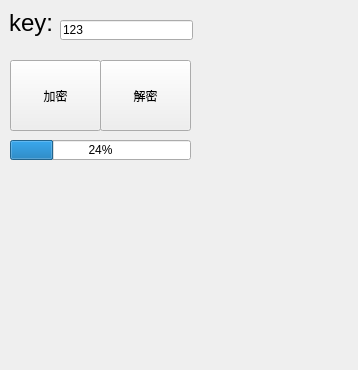
<?xml version="1.0" encoding="UTF-8"?>
<ui version="4.0">
 <class>MainWindow</class>
 <widget class="QMainWindow" name="MainWindow">
  <property name="geometry">
   <rect>
    <x>0</x>
    <y>0</y>
    <width>358</width>
    <height>370</height>
   </rect>
  </property>
  <property name="windowTitle">
   <string>MainWindow</string>
  </property>
  <property name="styleSheet">
   <string notr="true"/>
  </property>
  <widget class="QWidget" name="centralwidget">
   <widget class="QToolButton" name="toolButton_2">
    <property name="geometry">
     <rect>
      <x>100</x>
      <y>60</y>
      <width>91</width>
      <height>71</height>
     </rect>
    </property>
    <property name="text">
     <string>解密</string>
    </property>
   </widget>
   <widget class="QProgressBar" name="progressBar">
    <property name="geometry">
     <rect>
      <x>10</x>
      <y>140</y>
      <width>181</width>
      <height>20</height>
     </rect>
    </property>
    <property name="value">
     <number>24</number>
    </property>
   </widget>
   <widget class="QToolButton" name="toolButton">
    <property name="geometry">
     <rect>
      <x>10</x>
      <y>60</y>
      <width>91</width>
      <height>71</height>
     </rect>
    </property>
    <property name="toolTip">
     <string>&lt;!DOCTYPE HTML PUBLIC &quot;-//W3C//DTD HTML 4.0//EN&quot; &quot;http://www.w3.org/TR/REC-html40/strict.dtd&quot;&gt;
&lt;html&gt;&lt;head&gt;&lt;meta name=&quot;qrichtext&quot; content=&quot;1&quot; /&gt;&lt;style type=&quot;text/css&quot;&gt;
p, li { white-space: pre-wrap; }
&lt;/style&gt;&lt;/head&gt;&lt;body style=&quot; font-family:'SimSun'; font-size:9pt; font-weight:400; font-style:normal;&quot;&gt;
&lt;p style=&quot; margin-top:0px; margin-bottom:0px; margin-left:0px; margin-right:0px; -qt-block-indent:0; text-indent:0px;&quot;&gt;&lt;img src=&quot;:/新前缀/1 (3).png&quot; /&gt;&lt;/p&gt;&lt;/body&gt;&lt;/html&gt;</string>
    </property>
    <property name="whatsThis">
     <string>&lt;!DOCTYPE HTML PUBLIC &quot;-//W3C//DTD HTML 4.0//EN&quot; &quot;http://www.w3.org/TR/REC-html40/strict.dtd&quot;&gt;
&lt;html&gt;&lt;head&gt;&lt;meta name=&quot;qrichtext&quot; content=&quot;1&quot; /&gt;&lt;style type=&quot;text/css&quot;&gt;
p, li { white-space: pre-wrap; }
&lt;/style&gt;&lt;/head&gt;&lt;body style=&quot; font-family:'SimSun'; font-size:9pt; font-weight:400; font-style:normal;&quot;&gt;
&lt;p style=&quot; margin-top:0px; margin-bottom:0px; margin-left:0px; margin-right:0px; -qt-block-indent:0; text-indent:0px;&quot;&gt;&lt;img src=&quot;:/新前缀/1 (3).png&quot; /&gt;&lt;/p&gt;&lt;/body&gt;&lt;/html&gt;</string>
    </property>
    <property name="styleSheet">
     <string notr="true"/>
    </property>
    <property name="text">
     <string>加密</string>
    </property>
   </widget>
   <widget class="QLabel" name="label">
    <property name="geometry">
     <rect>
      <x>9</x>
      <y>9</y>
      <width>48</width>
      <height>27</height>
     </rect>
    </property>
    <property name="text">
     <string>&lt;!DOCTYPE HTML PUBLIC &quot;-//W3C//DTD HTML 4.0//EN&quot; &quot;http://www.w3.org/TR/REC-html40/strict.dtd&quot;&gt;
&lt;html&gt;&lt;head&gt;&lt;meta name=&quot;qrichtext&quot; content=&quot;1&quot; /&gt;&lt;style type=&quot;text/css&quot;&gt;
p, li { white-space: pre-wrap; }
&lt;/style&gt;&lt;/head&gt;&lt;body style=&quot; font-family:'SimSun'; font-size:9pt; font-weight:400; font-style:normal;&quot;&gt;
&lt;p style=&quot; margin-top:0px; margin-bottom:0px; margin-left:0px; margin-right:0px; -qt-block-indent:0; text-indent:0px;&quot;&gt;&lt;span style=&quot; font-size:18pt;&quot;&gt;key:&lt;/span&gt;&lt;/p&gt;&lt;/body&gt;&lt;/html&gt;</string>
    </property>
   </widget>
   <widget class="QLineEdit" name="lineEdit">
    <property name="geometry">
     <rect>
      <x>60</x>
      <y>20</y>
      <width>133</width>
      <height>20</height>
     </rect>
    </property>
    <property name="toolTip">
     <string>&lt;!DOCTYPE HTML PUBLIC &quot;-//W3C//DTD HTML 4.0//EN&quot; &quot;http://www.w3.org/TR/REC-html40/strict.dtd&quot;&gt;
&lt;html&gt;&lt;head&gt;&lt;meta name=&quot;qrichtext&quot; content=&quot;1&quot; /&gt;&lt;style type=&quot;text/css&quot;&gt;
p, li { white-space: pre-wrap; }
&lt;/style&gt;&lt;/head&gt;&lt;body style=&quot; font-family:'SimSun'; font-size:9pt; font-weight:400; font-style:normal;&quot;&gt;
&lt;p style=&quot; margin-top:0px; margin-bottom:0px; margin-left:0px; margin-right:0px; -qt-block-indent:0; text-indent:0px;&quot;&gt;&lt;span style=&quot; font-size:14pt;&quot;&gt;8 byts&lt;/span&gt;&lt;/p&gt;
&lt;p style=&quot;-qt-paragraph-type:empty; margin-top:0px; margin-bottom:0px; margin-left:0px; margin-right:0px; -qt-block-indent:0; text-indent:0px; font-size:14pt;&quot;&gt;&lt;/p&gt;&lt;/body&gt;&lt;/html&gt;</string>
    </property>
    <property name="text">
     <string>123</string>
    </property>
    <property name="maxLength">
     <number>8</number>
    </property>
   </widget>
  </widget>
 </widget>
 <resources/>
 <connections/>
</ui>
